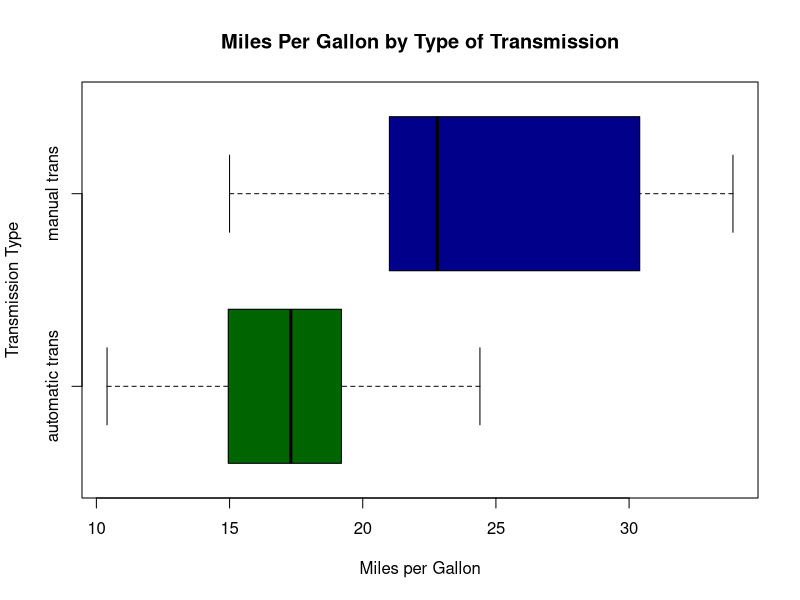
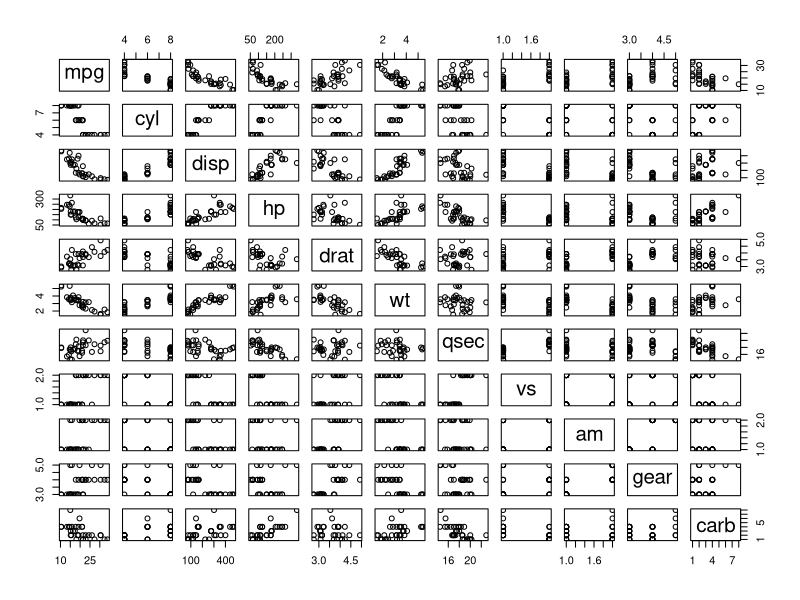
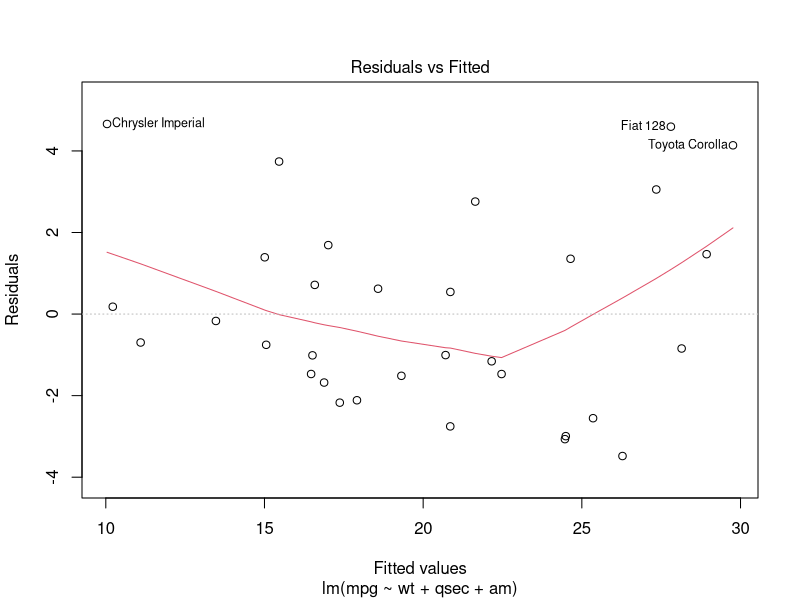

These charts were generated, in order, by the following R code:
## ---- chunk 1
knitr::opts_chunk$set(echo = TRUE)
rm(list = ls())
## ---- chunk 2
data(mtcars)
mtcars$vs <- as.factor(mtcars$vs)
mtcars$am <- as.factor(mtcars$am)
## ---- chunk 3
str(mtcars)
## ---- chunk 4
summary(mtcars)
## ---- chunk 5
boxplot(mpg ~ am, data = mtcars,
         col  = c("dark green", " dark blue"),
         xlab = "Miles per Gallon",
         ylab = "Transmission Type",
         main = "Miles Per Gallon by Type of Transmission",
         names= c("automatic trans","manual trans"),
         horizontal= T) 
## ---- chunk 6
auto=subset(mtcars,select=mpg,am==0)
manual=subset(mtcars,select=mpg,am==1)
t.test(auto,manual)
## ---- chunk 7
regSIM <- lm(mpg~am,mtcars) 
summary(regSIM) 
## ---- chunk 8
regTOT <- lm(mpg~.,mtcars)
summary(regTOT)
## ---- chunk 9
regSR=step(regTOT,trace=0)
summary(regSR)
## ---- chunk 10
pairs(mtcars)
## ---- chunk 11
plot(regSR, which=c(1:1))
